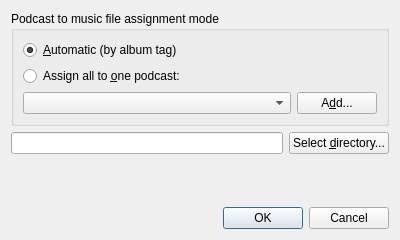
<?xml version="1.0" encoding="UTF-8"?>
<ui version="4.0">
 <class>AddDirectoryDialog</class>
 <widget class="QDialog" name="AddDirectoryDialog">
  <property name="geometry">
   <rect>
    <x>0</x>
    <y>0</y>
    <width>400</width>
    <height>240</height>
   </rect>
  </property>
  <property name="windowTitle">
   <string>Add directory to library</string>
  </property>
  <layout class="QVBoxLayout" name="verticalLayout_2">
   <item>
    <widget class="QGroupBox" name="groupBox">
     <property name="title">
      <string>Podcast to music file assignment mode</string>
     </property>
     <layout class="QVBoxLayout" name="verticalLayout">
      <item>
       <widget class="QRadioButton" name="assignAutomaticRadio">
        <property name="text">
         <string>&amp;Automatic (by album tag)</string>
        </property>
        <property name="checked">
         <bool>true</bool>
        </property>
       </widget>
      </item>
      <item>
       <widget class="QRadioButton" name="assignToOneRadio">
        <property name="text">
         <string>Assign all to &amp;one podcast:</string>
        </property>
       </widget>
      </item>
      <item>
       <layout class="QHBoxLayout" name="podcastChooseLayout">
        <item>
         <widget class="QComboBox" name="podcastCombo">
          <property name="sizePolicy">
           <sizepolicy hsizetype="Expanding" vsizetype="Fixed">
            <horstretch>0</horstretch>
            <verstretch>0</verstretch>
           </sizepolicy>
          </property>
         </widget>
        </item>
        <item>
         <widget class="QPushButton" name="podcastAddButton">
          <property name="text">
           <string>A&amp;dd...</string>
          </property>
          <property name="icon">
           <iconset resource="../slicepod.qrc">
            <normaloff>:/images/list-add.png</normaloff>:/images/list-add.png</iconset>
          </property>
         </widget>
        </item>
       </layout>
      </item>
     </layout>
    </widget>
   </item>
   <item>
    <layout class="QHBoxLayout" name="selectDirectoryLayout">
     <item>
      <widget class="QLineEdit" name="directoryEdit">
       <property name="readOnly">
        <bool>true</bool>
       </property>
      </widget>
     </item>
     <item>
      <widget class="QPushButton" name="selectDirectoryButton">
       <property name="text">
        <string>Select &amp;directory...</string>
       </property>
       <property name="icon">
        <iconset resource="../slicepod.qrc">
         <normaloff>:/images/folder-new.png</normaloff>:/images/folder-new.png</iconset>
       </property>
      </widget>
     </item>
    </layout>
   </item>
   <item>
    <spacer name="verticalSpacer">
     <property name="orientation">
      <enum>Qt::Vertical</enum>
     </property>
     <property name="sizeHint" stdset="0">
      <size>
       <width>20</width>
       <height>40</height>
      </size>
     </property>
    </spacer>
   </item>
   <item>
    <widget class="QDialogButtonBox" name="buttonBox">
     <property name="orientation">
      <enum>Qt::Horizontal</enum>
     </property>
     <property name="standardButtons">
      <set>QDialogButtonBox::Cancel|QDialogButtonBox::Ok</set>
     </property>
    </widget>
   </item>
  </layout>
 </widget>
 <resources>
  <include location="../slicepod.qrc"/>
 </resources>
 <connections>
  <connection>
   <sender>buttonBox</sender>
   <signal>accepted()</signal>
   <receiver>AddDirectoryDialog</receiver>
   <slot>accept()</slot>
   <hints>
    <hint type="sourcelabel">
     <x>257</x>
     <y>230</y>
    </hint>
    <hint type="destinationlabel">
     <x>157</x>
     <y>274</y>
    </hint>
   </hints>
  </connection>
  <connection>
   <sender>buttonBox</sender>
   <signal>rejected()</signal>
   <receiver>AddDirectoryDialog</receiver>
   <slot>reject()</slot>
   <hints>
    <hint type="sourcelabel">
     <x>325</x>
     <y>230</y>
    </hint>
    <hint type="destinationlabel">
     <x>286</x>
     <y>274</y>
    </hint>
   </hints>
  </connection>
 </connections>
</ui>
